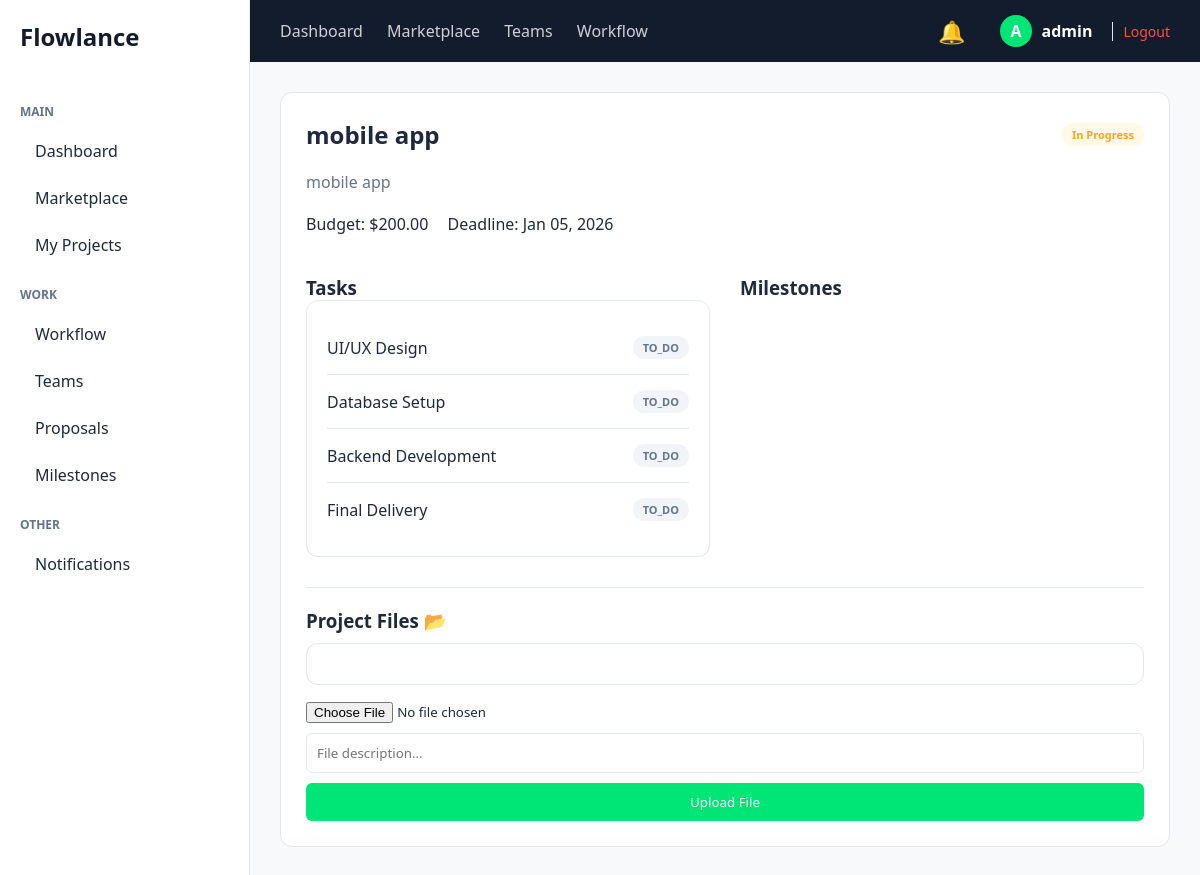
The page /project/1/ (signed in) on the database its author committed.
### apps/users/models.py (models this page shows, shortened)
class User(AbstractUser):
    ROLE_CHOICES = (
        ('CLIENT', 'Client'),
        ('FREELANCER', 'Freelancer'),
        ('TEAM_LEADER', 'Team Leader'),
        ('TEAM_MEMBER', 'Team Member'),
    )
    role = models.CharField(max_length=20, choices=ROLE_CHOICES, default='CLIENT')
    profile_picture = models.ImageField(upload_to='profiles/', null=True, blank=True)
    bio = models.TextField(blank=True, null=True)
    skills = models.CharField(max_length=255, blank=True, null=True)

### apps/projects/models.py (models this page shows, shortened)
class Project(models.Model):
    STATUS_CHOICES = (
        ('OPEN', 'Open'),
        ('IN_PROGRESS', 'In Progress'),
        ('COMPLETED', 'Completed'),
    )
    client = models.ForeignKey(settings.AUTH_USER_MODEL, on_delete=models.CASCADE, related_name='projects')
    title = models.CharField(max_length=255)
    description = models.TextField()
    budget = models.DecimalField(max_digits=10, decimal_places=2)
    deadline = models.DateField()
    status = models.CharField(max_length=20, choices=STATUS_CHOICES, default='OPEN')
    skills_required = TaggableManager()
    created_at = models.DateTimeField(auto_now_add=True)
    updated_at = models.DateTimeField(auto_now=True)

class Task(models.Model):
    STATUS_CHOICES = (
        ('TO_DO', 'TO DO'),
        ('IN_PROGRESS', 'IN PROGRESS'),
        ('SUBMITTED', 'SUBMITTED'),
        ('UNDER_REVIEW', 'UNDER REVIEW'),
    )
    project = models.ForeignKey(Project, on_delete=models.CASCADE, related_name='tasks')
    name = models.CharField(max_length=255)
    status = models.CharField(max_length=20, choices=STATUS_CHOICES, default='TO_DO')
    assignee = models.ForeignKey(settings.AUTH_USER_MODEL, on_delete=models.SET_NULL, null=True, blank=True)

### apps/projects/views.py (the view, shortened to what this page needs)
# urls.py: path('project/<int:pk>/', views.project_detail_view, name='project_detail'),
@login_required(login_url='users:login')
def project_detail_view(request, pk):
    project = get_object_or_404(Project, pk=pk)
    is_client = request.user == project.client
    is_freelancer = project.proposals.filter(freelancer=request.user, status='ACCEPTED').exists()
    return render(request, 'projects/detail.html', {
        'project': project,
        'proposals': project.proposals.all(),
        'tasks': project.tasks.all(),
        'milestones': project.milestones.all(),
        'files': project.files.all(),
        'is_client': is_client,
        'is_freelancer': is_freelancer,
        'has_review': hasattr(project, 'review'),
    })

### apps/projects/context_processors.py (called while the page is built)
def notifications_processor(request):
    user = request.user if request.user.is_authenticated else User.objects.first()
    if user:
        unread_count = Notification.objects.filter(user=user, is_read=False).count()
        return {'unread_notifications_count': unread_count}
    return {'unread_notifications_count': 0}

### templates/projects/detail.html (shortened to what this page needs)
{% extends 'base.html' %}
{% block content %}
<div class="project-card">
    <div class="project-header">
        <h2>{{ project.title }}</h2>
        <span class="status-badge status-{{ project.status|lower }}">{{ project.get_status_display }}</span>
    </div>
    <p class="project-desc" style="font-size: 16px; margin: 20px 0;">{{ project.description }}</p>
    <div class="project-meta" style="font-size: 16px; margin-bottom: 20px;">
        <span>Budget: ${{ project.budget }}</span>
        <span>Deadline: {{ project.deadline|date:"M d, Y" }}</span>
    </div>
    {% if project.status == 'OPEN' %}
        {% if is_client %}
            <h3 style="margin-top: 40px; margin-bottom: 15px; border-bottom: 1px solid var(--border-color); padding-bottom: 10px;">Proposals</h3>
            {% for proposal in proposals %}
            <div style="border: 1px solid var(--border-color); padding: 20px; border-radius: 8px; margin-bottom: 15px; display: flex; justify-content: space-between; align-items: center; background-color: var(--bg-light);">
                <div>
                    <strong>{{ proposal.freelancer.username }}</strong>
                    <p>Bid: ${{ proposal.bid_amount }} | {{ proposal.duration }} Days</p>
                </div>
                <a href="{% url 'projects:accept_proposal' proposal.id %}" class="btn-primary" style="text-decoration: none;">Accept</a>
            </div>
            {% endfor %}
        {% else %}
            <form method="POST" style="margin-top: 40px;">
                {% csrf_token %}
                <div style="display: grid; grid-template-columns: 1fr 1fr; gap: 20px;">
                    <input type="number" name="bid_amount" placeholder="Bid Amount" required style="padding: 10px; border-radius: 6px; border: 1px solid var(--border-color);">
                    <input type="number" name="duration" placeholder="Days" required style="padding: 10px; border-radius: 6px; border: 1px solid var(--border-color);">
                </div>
                <button type="submit" class="btn-primary" style="width: 100%; margin-top: 15px;">Submit Proposal</button>
            </form>
        {% endif %}
    {% elif project.status == 'IN_PROGRESS' %}
        <div style="margin-top: 40px; display: grid; grid-template-columns: 1fr 1fr; gap: 30px;">
            <div>
                <h3>Tasks</h3>
                <div class="task-list">
                    {% for task in tasks %}
                    <div class="task-item">
                        <span>{{ task.name }}</span>
                        <div style="display: flex; align-items: center; gap: 5px;">
                            <span class="status-badge task-{{ task.status|lower }}">{{ task.status }}</span>
                        </div>
                    </div>
                    {% endfor %}
                </div>
            </div>
            <div>
                <h3>Milestones</h3>
            </div>
        </div>
        <div style="margin-top: 30px; border-top: 1px solid var(--border-color); padding-top: 20px;">
            <h3>Project Files 📂</h3>
            <div class="task-list" style="margin-top: 10px;">
            </div>
            <form method="POST" enctype="multipart/form-data" style="margin-top: 15px;">
                <input type="file" name="file" required style="margin-bottom: 10px;">
                <input type="text" name="description" placeholder="File description..." required style="width: 100%; padding: 10px; margin-bottom: 10px; border: 1px solid var(--border-color); border-radius: 6px;">
                <button type="submit" class="btn-primary" style="width: 100%; padding: 10px;">Upload File</button>
            </form>
        </div>
    {% endif %}
</div>
{% endblock %}

### templates/base.html (shortened to what this page needs)
<!DOCTYPE html>
<html lang="en" dir="ltr">
<head>
    {% load static %}
    <link rel="stylesheet" href="{% static 'css/style.css' %}">
</head>
<body>
    <div class="app-container">
        <aside class="sidebar">
            <div class="logo">
                <h2>Flowlance</h2>
            </div>
            <nav class="sidebar-menu">
                <p class="menu-label">MAIN</p>
                <a href="{% url 'projects:dashboard' %}">Dashboard</a>
                <a href="{% url 'projects:marketplace' %}">Marketplace</a>
                <a href="#">My Projects</a>
                <p class="menu-label">WORK</p>
                <a href="#">Workflow</a>
                <a href="{% url 'projects:teams' %}">Teams</a>
                <a href="#">Proposals</a>
                <a href="#">Milestones</a>
                <p class="menu-label">OTHER</p>
                <a href="{% url 'projects:notifications_list' %}">Notifications</a>
            </nav>
        </aside>
        <div class="main-content">
            <header class="top-navbar">
                <div class="nav-links">
                    <a href="{% url 'projects:dashboard' %}">Dashboard</a>
                    <a href="{% url 'projects:marketplace' %}">Marketplace</a>
                    <a href="{% url 'projects:teams' %}">Teams</a>
                    <a href="#">Workflow</a>
                </div>
                <div class="user-actions">
                    <a href="{% url 'projects:notifications_list' %}" style="position: relative; text-decoration: none; margin-right: 15px;">
                        <span class="notification-icon" style="font-size: 22px;">🔔</span>
                    </a>
                    <div class="user-profile" style="display: flex; align-items: center; gap: 10px;">
                        <span class="avatar">{{ request.user.username|make_list|first|upper }}</span>
                        <span class="username" style="font-weight: bold;">{{ request.user.username }}</span>
                        <a href="{% url 'users:logout' %}" style="color: #ff4d4f; text-decoration: none; font-size: 14px; margin-left: 10px; border-left: 1px solid var(--border-color); padding-left: 10px;">Logout</a>
                    </div>
                </div>
            </header>
            <main class="page-content">
                {% block content %}
                {% endblock %}
            </main>
        </div>
    </div>
</body>
</html>

### static/css/style.css (style rules this page uses)
:root { --bg-dark: #121c2d; --bg-light: #f8f9fa; --white: #ffffff; --primary-green: #00e676; --text-dark: #1e293b; --text-muted: #64748b; --border-color: #e2e8f0; }
* { margin: 0; padding: 0; box-sizing: border-box; font-family: 'Segoe UI', Tahoma, Geneva, Verdana, sans-serif; }
body { background-color: var(--bg-light); color: var(--text-dark); }
.app-container { display: flex; height: 100vh; }
.sidebar { width: 250px; background-color: var(--white); border-right: 1px solid var(--border-color); padding: 20px; display: flex; flex-direction: column; }
.logo h2 { color: var(--bg-dark); font-weight: 800; margin-bottom: 30px; }
.menu-label { font-size: 12px; color: var(--text-muted); margin-top: 20px; margin-bottom: 10px; text-transform: uppercase; font-weight: bold; }
.sidebar-menu a { text-decoration: none; color: var(--text-dark); display: block; padding: 10px 15px; margin-bottom: 5px; border-radius: 8px; transition: 0.3s; }
.main-content { flex: 1; display: flex; flex-direction: column; }
.top-navbar { background-color: var(--bg-dark); color: var(--white); padding: 15px 30px; display: flex; justify-content: space-between; align-items: center; }
.nav-links a { color: var(--white); text-decoration: none; margin-right: 20px; opacity: 0.8; }
.user-actions { display: flex; align-items: center; gap: 20px; }
.avatar { background-color: var(--primary-green); color: var(--white); border-radius: 50%; padding: 5px 10px; font-weight: bold; }
.page-content { padding: 30px; overflow-y: auto; }
.project-card { background-color: var(--white); border: 1px solid var(--border-color); border-radius: 12px; padding: 25px; margin-bottom: 20px; }
.project-header { display: flex; justify-content: space-between; align-items: center; margin-bottom: 10px; }
.project-desc { color: var(--text-muted); font-size: 14px; margin-bottom: 15px; }
.project-meta { font-size: 13px; color: var(--text-dark); margin-bottom: 15px; font-weight: 500; }
.project-meta span { margin-right: 15px; }
.btn-primary { background-color: var(--primary-green); color: var(--white); border: none; padding: 8px 16px; border-radius: 6px; cursor: pointer; }
.task-list { background-color: var(--white); border: 1px solid var(--border-color); border-radius: 12px; padding: 20px; }
.task-item { display: flex; justify-content: space-between; align-items: center; padding: 15px 0; border-bottom: 1px solid var(--border-color); }
.task-item:last-child { border-bottom: none; }
.status-badge { padding: 4px 10px; border-radius: 20px; font-size: 11px; font-weight: bold; }
.status-in_progress { background-color: #fff9e6; color: #f5a623; }
.task-to_do { background-color: #f1f5f9; color: var(--text-muted); padding: 4px 10px; border-radius: 20px; font-size: 11px; font-weight: bold; }

### rows shown on the page
User: user.username|make_list "A", user.username "admin"
Project: title "mobile app", status "In Progress", description "mobile app", budget "200.00", deadline "Jan 05, 2026"
Task: name "UI/UX Design", status "TO_DO"
Task: name "Database Setup", status "TO_DO"
Task: name "Backend Development", status "TO_DO"
Task: name "Final Delivery", status "TO_DO"
